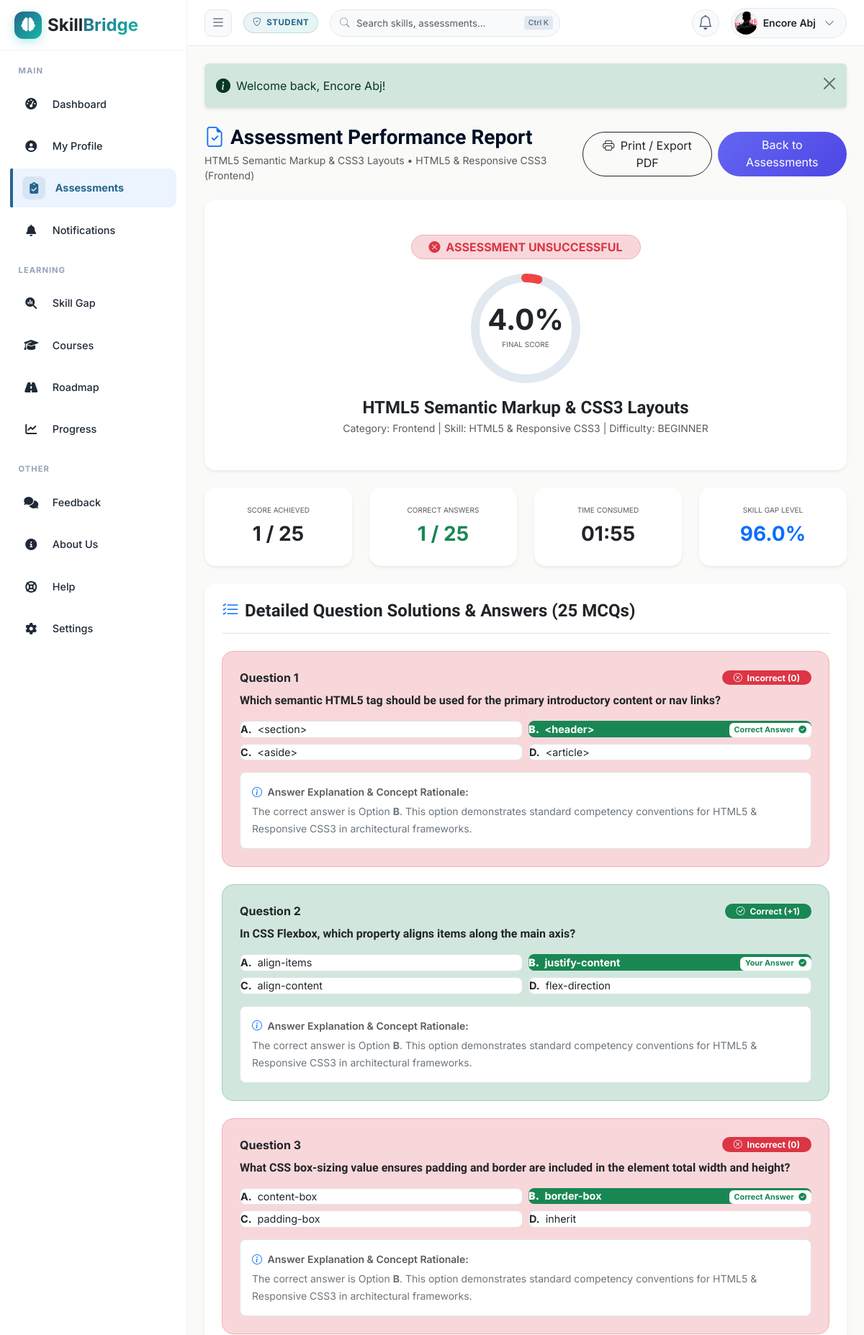
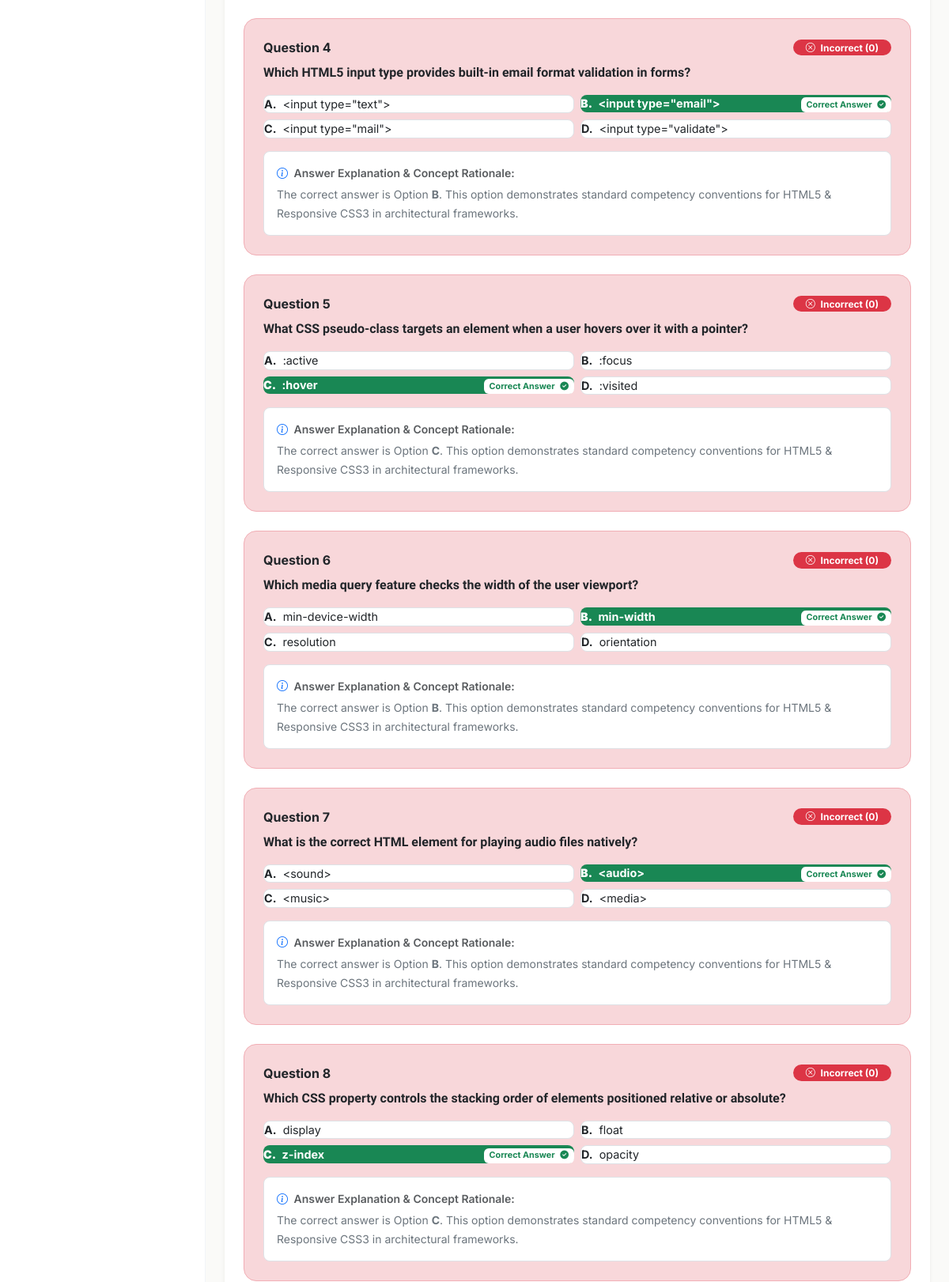
The app's page /student/assessment-result.php?result_id=64 (signed in, upper part) with its own data (2 pictures, top to bottom).
### tables this page shows
CREATE TABLE `assessment_results` (
  `id` int(11) NOT NULL,
  `student_id` int(11) NOT NULL,
  `assessment_id` int(11) NOT NULL,
  `total_questions` int(11) NOT NULL DEFAULT 10,
  `correct_answers` int(11) NOT NULL DEFAULT 0,
  `score_obtained` decimal(5,2) NOT NULL DEFAULT 0.00,
  `score_percentage` decimal(5,2) NOT NULL DEFAULT 0.00,
  `status` enum('pass','fail') NOT NULL DEFAULT 'fail',
  `time_taken_seconds` int(11) NOT NULL DEFAULT 0,
  `completed_at` datetime DEFAULT current_timestamp()
);

CREATE TABLE `assessments` (
  `id` int(11) NOT NULL,
  `title` varchar(150) NOT NULL,
  `description` text DEFAULT NULL,
  `skill_id` int(11) NOT NULL,
  `created_by_faculty_id` int(11) NOT NULL,
  `duration_minutes` int(11) NOT NULL DEFAULT 30,
  `passing_marks` int(11) NOT NULL DEFAULT 6,
  `total_marks` int(11) NOT NULL DEFAULT 10,
  `difficulty_level` enum('beginner','easy','intermediate','advanced','expert') NOT NULL DEFAULT 'intermediate',
  `status` enum('draft','active','archived') NOT NULL DEFAULT 'active',
  `created_at` datetime DEFAULT current_timestamp()
);

CREATE TABLE `student_answers` (
  `id` int(11) NOT NULL,
  `result_id` int(11) NOT NULL,
  `question_id` int(11) NOT NULL,
  `selected_option` enum('A','B','C','D') DEFAULT NULL,
  `is_correct` tinyint(1) NOT NULL DEFAULT 0,
  `marks_obtained` int(11) NOT NULL DEFAULT 0
);

CREATE TABLE `assessment_questions` (
  `id` int(11) NOT NULL,
  `assessment_id` int(11) NOT NULL,
  `question_text` text NOT NULL,
  `option_a` text NOT NULL,
  `option_b` text NOT NULL,
  `option_c` text NOT NULL,
  `option_d` text NOT NULL,
  `correct_option` enum('A','B','C','D') NOT NULL,
  `marks` int(11) NOT NULL DEFAULT 1,
  `category` varchar(50) DEFAULT 'Core Concepts'
);

### student/assessment-result.php (the view, shortened to what the rows shown need)
<?php
require_once __DIR__ . '/../config/database.php';
require_once __DIR__ . '/../includes/functions.php';
$studentId = $_SESSION['profile_id'];
$resultId = (int)($_GET['result_id'] ?? $_GET['id'] ?? 0);
$db = Database::getInstance();
$result = null;
if ($resultId > 0) {
    $result = $db->fetch(
        "SELECT ar.*, a.title as assessment_title, a.passing_marks, a.total_marks, a.difficulty_level,
                COALESCE(s.name, 'General Technical') as skill_name,
                COALESCE(s.category, 'Technical') as skill_category
         FROM assessment_results ar
         LEFT JOIN assessments a ON ar.assessment_id = a.id
         LEFT JOIN skills s ON a.skill_id = s.id
         WHERE ar.id = ? AND ar.student_id = ?",
        [$resultId, $studentId]
    );
}
    ?>
    <?php
$answers = $db->fetchAll(
    "SELECT sa.*, q.question_text, q.option_a, q.option_b, q.option_c, q.option_d, q.correct_option, q.marks
     FROM student_answers sa
     JOIN assessment_questions q ON sa.question_id = q.id
     WHERE sa.result_id = ?
     ORDER BY q.id ASC",
    [$result['id']]
);
$gapMetrics = calculate_skill_gap((float)$result['score_percentage']);
$relatedCourse = $db->fetch(
    "SELECT sp.status, sp.progress_percentage
     FROM student_progress sp
     JOIN course_skills cs ON sp.course_id = cs.course_id
     JOIN assessments a ON cs.skill_id = a.skill_id
     WHERE a.id = ? AND sp.student_id = ? AND cs.course_id IN (SELECT id FROM courses WHERE status = 'active')",
    [$result['assessment_id'], $studentId]
);
$isCourseCompleted = true;
if ($relatedCourse) {
    $isCourseCompleted = ($relatedCourse['status'] === 'completed' && (int)$relatedCourse['progress_percentage'] >= 100);
}
$isEligibleForCertificate = ($result['score_percentage'] >= 75.0) && $isCourseCompleted && !is_suspended();
$timeTakenSeconds = (int)($result['time_taken_seconds'] ?? 0);
$timeMins = (int)floor($timeTakenSeconds / 60);
$timeSecs = $timeTakenSeconds % 60;
$timeFormatted = sprintf('%02d:%02d', $timeMins, $timeSecs);
include __DIR__ . '/../includes/header.php';
?>
<div class="d-flex flex-column flex-md-row justify-content-between align-items-md-center gap-3 mb-4 no-print">
    <div>
        <h3 class="fw-bold mb-1"><i class="bi bi-file-earmark-check text-primary me-2"></i>Assessment Performance Report</h3>
        <p class="text-muted small mb-0"><?= htmlspecialchars($result['assessment_title']) ?> &bull; <?= htmlspecialchars($result['skill_name']) ?> (<?= htmlspecialchars($result['skill_category']) ?>)</p>
    </div>
</div>
<div class="card border-0 shadow-sm rounded-4 mb-4 overflow-hidden">
    <div class="card-body p-4 p-md-5 text-center bg-white position-relative">
        <div class="mb-3">
            <?php if ($result['status'] === 'pass'): ?>
                <span class="badge bg-success-subtle text-success border border-success-subtle rounded-pill px-4 py-2 text-uppercase fs-6">
                    <i class="bi bi-check-circle-fill me-1"></i> Passed Assessment
                </span>
            <?php else: ?>
                <span class="badge bg-danger-subtle text-danger border border-danger-subtle rounded-pill px-4 py-2 text-uppercase fs-6">
                </span>
            <?php endif; ?>
        </div>
        <div class="d-flex justify-content-center align-items-center mb-3">
            <div style="width: 160px; height: 160px; position: relative;">
                <div class="position-absolute top-50 start-50 translate-middle text-center">
                    <span class="display-6 fw-bold text-dark d-block" style="line-height:1;"><?= number_format($result['score_percentage'], 1) ?>%</span>
                    <span class="text-muted small text-uppercase" style="font-size:10px;">Final Score</span>
                </div>
            </div>
        </div>
        <h4 class="fw-bold text-dark mb-1"><?= htmlspecialchars($result['assessment_title']) ?></h4>
        <p class="text-muted small mb-0">Category: <?= htmlspecialchars($result['skill_category']) ?> | Skill: <?= htmlspecialchars($result['skill_name']) ?> | Difficulty: <?= htmlspecialchars(strtoupper($result['difficulty_level'] ?? 'intermediate')) ?></p>
    </div>
</div>
<div class="row g-4 mb-4">
    <div class="col-6 col-md-3">
        <div class="card border-0 shadow-sm rounded-4 p-4 text-center h-100 bg-white">
            <div class="text-muted small text-uppercase mb-1" style="font-size:10px;">Score Achieved</div>
            <div class="fs-3 fw-bold text-dark"><?= number_format($result['score_obtained'], 0) ?> / <?= $result['total_questions'] ?></div>
        </div>
    </div>
    <div class="col-6 col-md-3">
        <div class="card border-0 shadow-sm rounded-4 p-4 text-center h-100 bg-white">
            <div class="text-muted small text-uppercase mb-1" style="font-size:10px;">Correct Answers</div>
            <div class="fs-3 fw-bold text-success"><?= $result['correct_answers'] ?> / <?= $result['total_questions'] ?></div>
        </div>
    </div>
    <div class="col-6 col-md-3">
        <div class="card border-0 shadow-sm rounded-4 p-4 text-center h-100 bg-white">
            <div class="text-muted small text-uppercase mb-1" style="font-size:10px;">Time Consumed</div>
            <div class="fs-3 fw-bold text-dark"><?= $timeFormatted ?></div>
        </div>
    </div>
    <div class="col-6 col-md-3">
        <div class="card border-0 shadow-sm rounded-4 p-4 text-center h-100 bg-white">
            <div class="text-muted small text-uppercase mb-1" style="font-size:10px;">Skill Gap Level</div>
            <div class="fs-3 fw-bold text-primary"><?= number_format($gapMetrics['gap_percentage'], 1) ?>%</div>
        </div>
    </div>
</div>
<?php if ($isEligibleForCertificate): ?>
<div class="card border-0 shadow-sm rounded-4 p-4 p-md-5 mb-4 bg-white text-center" id="resultsCertificateCard">
    <div class="border border-warning border-3 p-4 p-md-5 rounded-4 bg-light">
        <div class="text-warning text-uppercase fw-bold tracking-wider mb-2" style="letter-spacing: 2px;">
            <i class="fa-solid fa-award me-1"></i> Certificate of Skill Attainment
        </div>
        <div class="text-muted small mb-4">This document certifies verified technical competency alignment</div>
        <div class="text-muted small mb-1">Proudly Presented To</div>
        <h2 class="fw-extrabold text-dark display-6 mb-4"><?= htmlspecialchars($_SESSION['full_name'] ?? 'Student Architect') ?></h2>
        <div class="text-muted small mb-1">For Successfully Completing the Skill Challenge in</div>
        <h4 class="fw-bold text-primary mb-4"><?= htmlspecialchars($result['assessment_title']) ?> (Score: <?= number_format($result['score_percentage'], 1) ?>%)</h4>
        <div class="text-muted small mb-4">Issued on <?= date('F d, Y', strtotime($result['completed_at'])) ?> &bull; Verification Identifier: sb-<?= md5($result['id'] . $result['completed_at']) ?></div>
        <div class="d-flex justify-content-between align-items-end mt-5 pt-3 border-top">
            <div class="text-start">
                <div class="fw-bold text-dark small">SkillBridge Proctoring Unit</div>
                <div class="text-muted style-italic" style="font-size:10px;">Verified System Engine</div>
            </div>
            <div class="fs-2 text-warning"><i class="fa-solid fa-stamp"></i></div>
            <div class="text-end">
                <div class="fw-bold text-dark small">Principal Assessment Officer</div>
                <div class="text-muted style-italic" style="font-size:10px;">Skill Gap System</div>
            </div>
        </div>
    </div>
    <div class="mt-3 no-print">
        <button onclick="window.print()" class="btn btn-outline-warning text-dark rounded-pill px-4 fw-semibold">
            <i class="fa-solid fa-print me-1"></i> Print Competency Certificate
        </button>
    </div>
</div>
<?php elseif (is_suspended() && ($result['score_percentage'] >= 75.0) && $isCourseCompleted): ?>
<div class="card border-0 shadow-sm rounded-4 p-4 p-md-5 mb-4 bg-white text-center">
    <div class="border border-danger border-3 p-4 p-md-5 rounded-4 bg-light">
        <div class="text-danger text-uppercase fw-bold tracking-wider mb-2" style="letter-spacing: 2px;">
            <i class="fa-solid fa-lock me-1"></i> Certificate Locked
        </div>
        <div class="text-muted small">Your competency certificate is temporarily locked because your account has been suspended. Please contact the administrator for further assistance.</div>
    </div>
</div>
<?php endif; ?>
<div class="card border-0 shadow-sm rounded-4 p-4 mb-4 bg-white">
    <div class="d-flex flex-column gap-4">
        <?php foreach ($answers as $idx => $ans):
            $qNum = $idx + 1;
            $isCorrect = (bool)$ans['is_correct'];
            $selected = $ans['selected_option'] ?? 'N/A';
            $correct = $ans['correct_option'];
        ?>
            <div class="p-4 rounded-4 border <?= $isCorrect ? 'border-success-subtle bg-success-subtle bg-opacity-10' : 'border-danger-subtle bg-danger-subtle bg-opacity-10' ?>">
                <div class="d-flex justify-content-between align-items-center mb-2">
                    <span class="fw-bold text-dark">Question <?= $qNum ?></span>
                    <?php if ($isCorrect): ?>
                        <span class="badge bg-success text-white rounded-pill px-3 py-1"><i class="bi bi-check-circle me-1"></i> Correct (+1)</span>
                    <?php else: ?>
                        <span class="badge bg-danger text-white rounded-pill px-3 py-1"><i class="bi bi-x-circle me-1"></i> Incorrect (0)</span>
                    <?php endif; ?>
                </div>
                <h6 class="fw-bold text-dark mb-3" style="line-height: 1.5;"><?= htmlspecialchars($ans['question_text']) ?></h6>
                <div class="row g-2 mb-3">
                    <?php foreach (['A' => $ans['option_a'], 'B' => $ans['option_b'], 'C' => $ans['option_c'], 'D' => $ans['option_d']] as $optKey => $optVal): ?>
                        <?php if (!empty($optVal)):
                            $isUserChoice = ($selected === $optKey);
                            $isCorrectChoice = ($correct === $optKey);
                            $btnClass = "border bg-white text-dark";
                            if ($isCorrectChoice) {
                                $btnClass = "border-success bg-success text-white fw-bold";
                            } elseif ($isUserChoice && !$isCorrect) {
                                $btnClass = "border-danger bg-danger text-white fw-bold";
                            }
                        ?>
                            <div class="col-12 col-md-6">
                                <div class="p-2.5 rounded-3 <?= $btnClass ?> d-flex align-items-center justify-content-between" style="font-size:0.9rem;">
                                    <div>
                                        <strong class="me-1"><?= $optKey ?>.</strong> <?= htmlspecialchars($optVal) ?>
                                    </div>
                                    <div>
                                         <?php if ($isUserChoice && $isCorrectChoice): ?>
                                             <span class="badge bg-white text-success ms-2">Your Answer <i class="fa-solid fa-circle-check ms-1"></i></span>
                                         <?php elseif ($isUserChoice && !$isCorrectChoice): ?>
                                             <span class="badge bg-white text-danger ms-2">Your Choice <i class="fa-solid fa-circle-xmark ms-1"></i></span>
                                         <?php elseif ($isCorrectChoice): ?>
                                             <span class="badge bg-white text-success ms-2">Correct Answer <i class="fa-solid fa-circle-check ms-1"></i></span>
                                         <?php endif; ?>
                                    </div>
                                </div>
                            </div>
                        <?php endif; ?>
                    <?php endforeach; ?>
                </div>
                <div class="p-3 bg-white rounded-3 border">
                    <small class="text-muted d-block fw-semibold mb-1"><i class="bi bi-info-circle text-primary me-1"></i> Answer Explanation & Concept Rationale:</small>
                    <small class="text-secondary">
                        The correct answer is Option <strong><?= $correct ?></strong>. This option demonstrates standard competency conventions for <?= htmlspecialchars($result['skill_name']) ?> in architectural frameworks.
                    </small>
                </div>
            </div>
        <?php endforeach; ?>
    </div>
</div>
<?php include __DIR__ . '/../includes/footer.php'; ?>

### records on screen
assessment_results: assessment.title "HTML5 Semantic Markup & CSS3 Layouts", score_percentage "4.0", assessment.difficulty_level "BEGINNER", score_obtained "1", total_questions "25", correct_answers "1", time_taken_seconds "01:55", score_percentage "96.0"
student_answers: qNum "1", is_correct 0 (drawn), question.question_text "Which semantic HTML5 tag should be used for the primary introductory content or nav links?", optKey "A", question.option_a "<section>", optKey "B", question.option_b "<header>", optKey "C", question.option_c "<aside>", optKey "D", question.option_d "<article>", question.correct_option "B", skill_name "HTML5 & Responsive CSS3"
student_answers: qNum "2", is_correct 1 (drawn), question.question_text "In CSS Flexbox, which property aligns items along the main axis?", optKey "A", question.option_a "align-items", optKey "B", question.option_b "justify-content", selected_option "Your Answer", optKey "C", question.option_c "align-content", optKey "D", question.option_d "flex-direction", question.correct_option "B", skill_name "HTML5 & Responsive CSS3"
student_answers: qNum "3", is_correct 0 (drawn), question.question_text "What CSS box-sizing value ensures padding and border are included in the element total width and height?", optKey "A", question.option_a "content-box", optKey "B", question.option_b "border-box", optKey "C", question.option_c "padding-box", optKey "D", question.option_d "inherit", question.correct_option "B", skill_name "HTML5 & Responsive CSS3"
student_answers: qNum "4", is_correct 0 (drawn), question.question_text "Which HTML5 input type provides built-in email format validation in forms?", optKey "A", question.option_a "<input type=\"text\">", optKey "B", question.option_b "<input type=\"email\">", optKey "C", question.option_c "<input type=\"mail\">", optKey "D", question.option_d "<input type=\"validate\">", question.correct_option "B", skill_name "HTML5 & Responsive CSS3"
student_answers: qNum "5", is_correct 0 (drawn), question.question_text "What CSS pseudo-class targets an element when a user hovers over it with a pointer?", optKey "A", question.option_a ":active", optKey "B", question.option_b ":focus", optKey "C", question.option_c ":hover", optKey "D", question.option_d ":visited", question.correct_option "C", skill_name "HTML5 & Responsive CSS3"
student_answers: qNum "6", is_correct 0 (drawn), question.question_text "Which media query feature checks the width of the user viewport?", optKey "A", question.option_a "min-device-width", optKey "B", question.option_b "min-width", optKey "C", question.option_c "resolution", optKey "D", question.option_d "orientation", question.correct_option "B", skill_name "HTML5 & Responsive CSS3"
student_answers: qNum "7", is_correct 0 (drawn), question.question_text "What is the correct HTML element for playing audio files natively?", optKey "A", question.option_a "<sound>", optKey "B", question.option_b "<audio>", optKey "C", question.option_c "<music>", optKey "D", question.option_d "<media>", question.correct_option "B", skill_name "HTML5 & Responsive CSS3"
student_answers: qNum "8", is_correct 0 (drawn), question.question_text "Which CSS property controls the stacking order of elements positioned relative or absolute?", optKey "A", question.option_a "display", optKey "B", question.option_b "float", optKey "C", question.option_c "z-index", optKey "D", question.option_d "opacity", question.correct_option "C", skill_name "HTML5 & Responsive CSS3"

### other values on screen
$userRole "STUDENT"
$fullName "Encore Abj"
$flash['message'] "Welcome back, Encore Abj!"
$result['skill_name'] "HTML5 & Responsive CSS3"
$result['skill_category'] "Frontend"
count($answers) "25"
